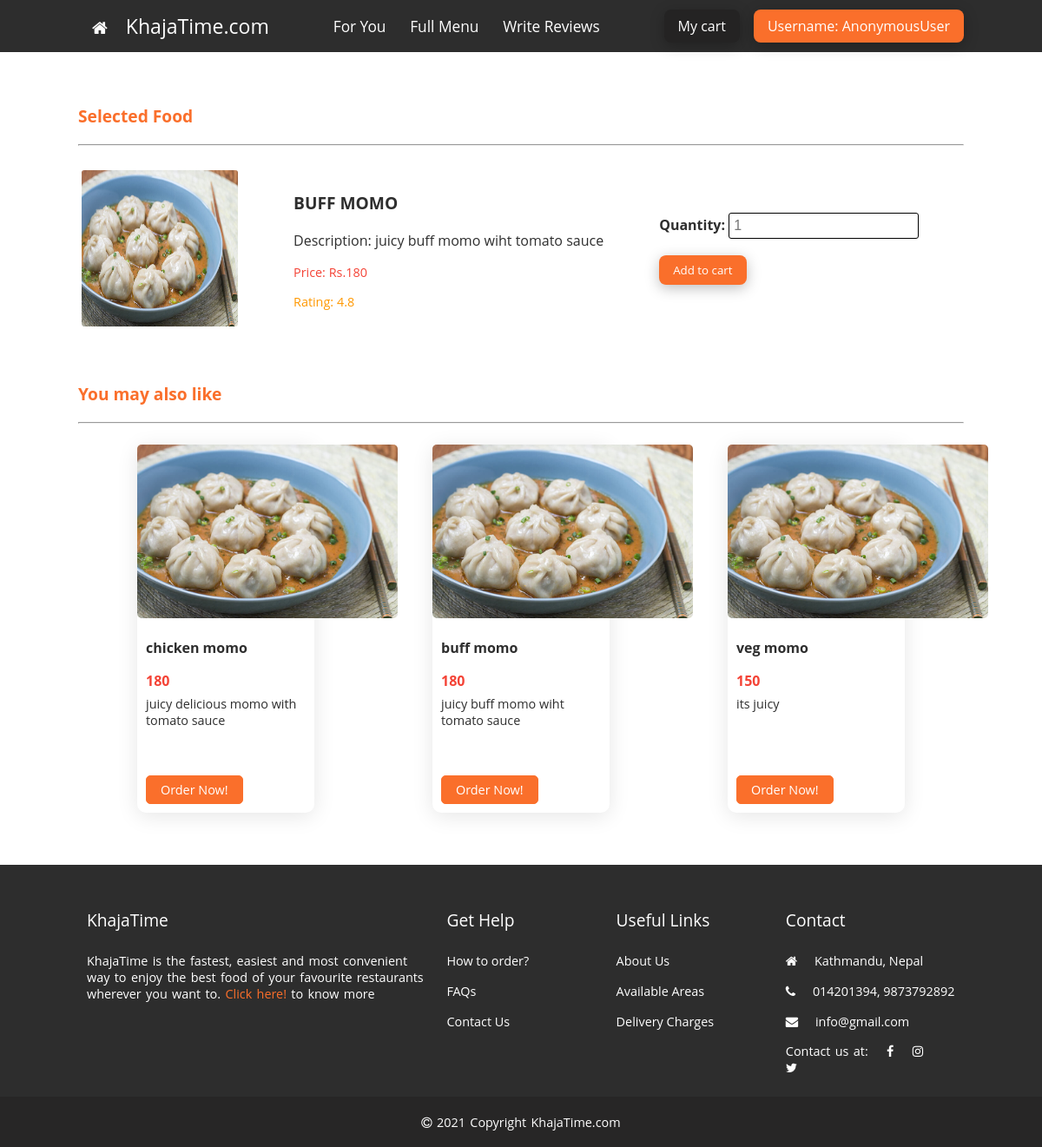
The page /viewfood/2 on the database its author committed.
### restaurant/models.py (models this page shows, shortened)
class FoodItem(models.Model):
    name=models.TextField(max_length=40)
    category=models.ForeignKey(Category, on_delete=models.CASCADE)
    description=models.TextField(max_length=100,default="its juicy")
    pimage=models.ImageField(upload_to="restaurant/images",default="")
    price=models.IntegerField()
    totalOrders=models.IntegerField(default=0)
    rating=models.FloatField(default=0.0)

### restaurant/views.py (the view)
# urls.py: path('viewfood/<int:id1>',views.viewfood,name="viewfood"),
def viewfood(request,id1):
    food=FoodItem.objects.filter(id=id1)
    placeholder=1
    for obj in food:
        idproduct=obj.id
        c=obj.category
    rfood=FoodItem.objects.filter(category=c)
    if idproduct in cart_quantity.keys():
        placeholder=cart_quantity[idproduct]
    return render(request,'restaurant/viewfood.html',{"foods":food,"productsquantity":cart_quantity,"placeholder":placeholder,"rfoods":rfood,"title":"viewfood"})

### restaurant/templates/restaurant/viewfood.html (shortened to what this page needs)
{% extends 'restaurant/baseforhome.html'%}
{% block content%}
{%for product in foods%}
<div class="viewfood wrapper">
    <div class="heading cmt">
        <h3 class="title-xs text-primary">Selected Food</h3>
    </div>
    <hr>
    <div class="food mt-lg pa-xs flex items-center">
        <img src="{{product.pimage.url}}" width="180" height="180">
        <div class="food-desc">
            <p class="title-xs bold">{{product.name.upper}}</p>
            <p class="title-xxs text-dark">Description: {{product.description}}</p>
            <p class="text-danger">Price: Rs.{{product.price}}</p>
            <p class="text-warning">Rating: {{product.rating}}</p>
        </div>
        <div>
            <form action="/updatecart/{{product.id}}" onsubmit="return cartitem_validate()" method="POST">
                <label for="quantity" class="title-xxs bold">Quantity: </label>
                {% if product.id in productsquantity.keys%}
                <input type="number"  id="quantity" placeholder="{{placeholder}}" min="1"
                    name="quantity">
                {%else%}
                <input type="number"  id="quantity" placeholder="1" min="1" name="quantity">
                {%endif%}
                <br><br>
                {% if product.id in productsquantity.keys%}
                <button type="submit" class="btn primary" style="font-family: 'Open Sans', sans-serif;">Update item</button>
                {%else%}
                <button type="submit" class="btn primary" style="font-family: 'Open Sans', sans-serif;">Add to cart</button>
                {%endif%}
            </form>
        </div>
    </div>
    <div class="heading cmt">
        <h3 class="title-xs text-primary">You may also like</h3>
        <hr>
        <div class="flex mt-lg">
            {% for food in rfoods %}
            <div class="custom-card">
                <img src="{{ food.pimage.url }}" alt="food image">
                <div class="custom-card-body">
                  <p class="title-xxs bold ">{{ food.name }}</p>
                  <p class="title-xxs text-danger bold">{{ food.price }}</p>
                  <p style="margin-top:-10px;">{{ food.description }}</p>
                  <div class="mb-xs"><a href="/viewfood/{{ food.id }}" class="btn-custom">Order Now!</a></div>
                </div>
              </div>
            {% endfor %}
        </div>
    </div>
</div>
{%endfor%}
{% endblock%}

### restaurant/static/base.css (style rules this page uses)
* { box-sizing: border-box; }
body { margin: 0; font-family: 'Open Sans', sans-serif; }
input, select, button, textarea { cursor: pointer; }
.flex { display: flex; }
.items-center { align-items: center; }
.pa-xs { padding: 4px; }
.mt-lg { margin-top: 24px; }
.mb-xs { margin-bottom: 4px; }
.wrapper { padding: 7.5vh 7.5vw; }
body { font-family: 'Open Sans', sans-serif; color: #2e2e2e; font-size: 0.9rem; background-size: 6%; }
body::before { height: 100%; width: 100%; position: absolute; top: 0; left: 0; background-size: 6%; filter: brightness(0.6); font-family: 'Open Sans', sans-serif; }
.btn { padding: 8px 16px; border-radius: 8px; background: rgba(0, 0, 0, 0.12); border: none; box-sizing: border-box; color: #2e2e2e; font-family: 'Open Sans', 'sans-serif'; box-shadow: 0 4px 16px rgba(0, 0, 0, 0.25); }
.btn.primary { background: #fa6f2b; color: #fff; }
.text-primary { color: #fa6f2b; }
.text-danger { color: #f44336; }
.text-warning { color: #ff9800; }
.title-xxs { font-size: 1rem; }
.title-xs { font-size: 1.2rem; }
.bold { font-weight: bold; }
a { cursor: pointer; text-decoration: none; }

### restaurant/static/style.css (style rules this page uses)
.cmt { margin-top: 60px; }
.custom-card { border: 1p solid rgb(245, 245, 245); border-radius: 10px; box-shadow: 0 4px 24px rgba(0, 0, 0, 0.1); width: 20%; margin: auto; object-fit: cover; position: relative; min-height: 53vh; }
.custom-card img { height: 25vh; object-fit: cover; border-radius: 5px; }
.custom-card-body { padding: 3px 10px; }
.custom-card-body p { padding-bottom: 0px; }
.btn-custom { color: white; border-radius: 5px; border: 1px solid #fa6f2b; background-color: #fa6f2b; padding: 6px 16px; margin: auto; position: absolute; bottom: 10px; }
.food img { border-radius: 3px; }
.food .food-desc { margin-right: 4rem; margin-left: 4rem; }
.food input { padding: 5px; font-size: 1rem; border-radius: 3px; border: 1px solid; }

### rows shown on the page
FoodItem: pimage (picture), name "BUFF MOMO", description "juicy buff momo wiht tomato sauce", price "180", rating "4.8", shows "Add to cart", name "buff momo"
FoodItem: pimage (picture), name "chicken momo", price "180", description "juicy delicious momo with tomato sauce"
FoodItem: pimage (picture), name "veg momo", price "150", description "its juicy"

### other values the page prints
{{ user }} "AnonymousUser"
